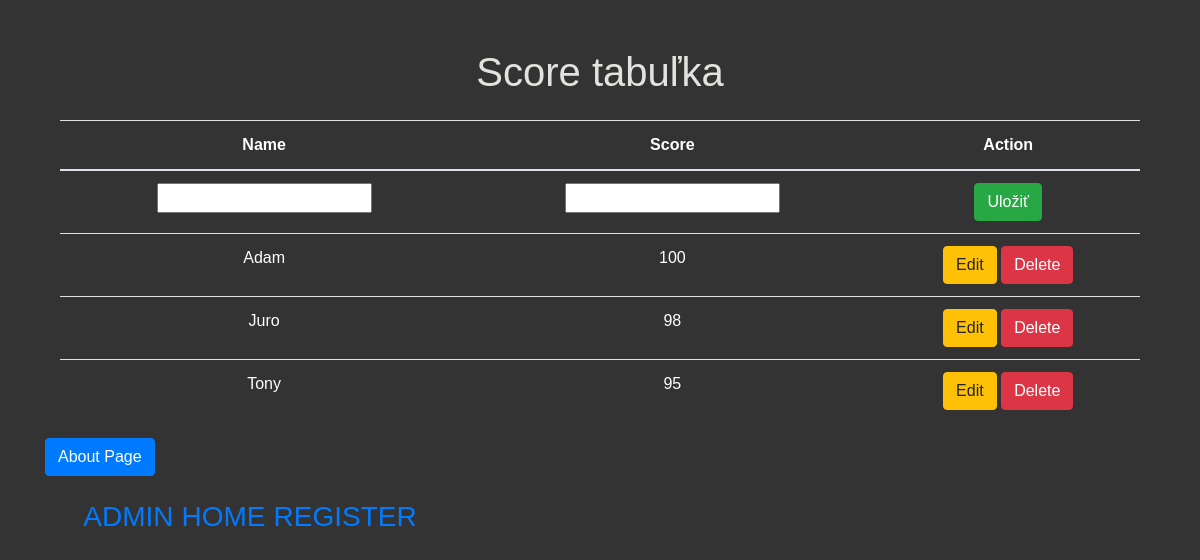
The app's page /, older data.
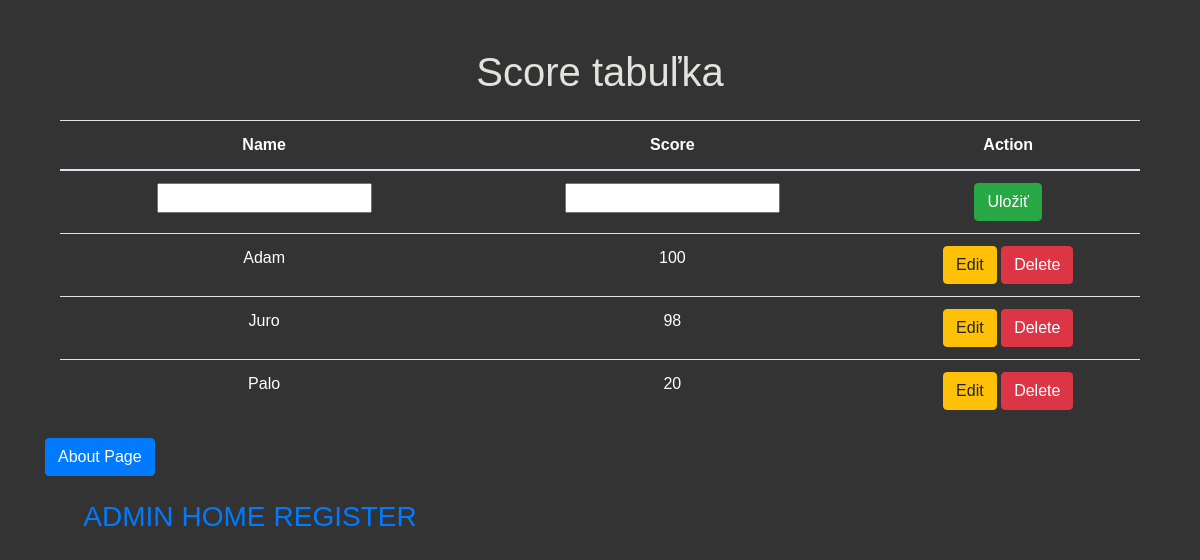
The same page, newer data.
### score/models.py (models this page shows, shortened)
class Score(models.Model):
    name = models.CharField(max_length=50)
    value = models.PositiveSmallIntegerField()
    class Meta:
        ordering = ['name']

### score/views.py (the view, shortened to what this page needs)
# urls.py: path('', views.index, name='index'),
def index(request):
    context = {}
    form = ScoreForm()
    scores = Score.objects.all()
    context['scores'] = scores
    context['title'] = 'Home'
    context['form'] = form
    return render(request, 'score/index.html', context)

### score/forms.py
class ScoreForm(forms.ModelForm):
    class Meta:
        model = Score
        fields = ['name', 'value']

### score/templates/score/index.html (shortened to what this page needs)
{% extends 'base.html' %}
{% block content %}
<div class="container text-center mt-5">
    <h1>Score tabuľka</h1>
    <form method="post" action="{% url 'index' %}">
        <table class="table mt-4">
            <thead>
                <tr>
                    <th scope="col-3" class="text-white">Name</th>
                    <th scope="col-3" class="text-white">Score</th>
                    <th scope="col-3" class="text-white">Action</th>
                </tr>
                {% if not form.instance.id %}
                    <tr>
                        {% include 'save.html' %}
                    </tr>
                {% endif %}
            </thead>
            <tbody>
                {% for score in scores %}
                    <tr>
                        {% if form.instance.id == score.id %}
                            {% include 'save.html' %}
                        {% else %}
                            <td class="text-white">{{ score.name }}</td>
                            <td class="text-white">{{ score.value }}</td>
                            <td>
                                <button class="btn btn-warning" formnovalidate name="edit" value="{{score.id}}">Edit</button>
                                <button class="btn btn-danger" formnovalidate name="delete" value="{{score.id}}">Delete</button>
                            </td>
                        {% endif %}
                    </tr>
                {% endfor %}
            </tbody>
        </table>
    </form>
</div>
    <a class="btn btn-primary" href="{% url 'about' %}">About Page</a>
</div>
{% endblock %}

Row changes from the older to the newer data that the page shows:
removed Score: name "Tony", value "95", {{ score.id }} 1 (drawn)
added Score: name "Palo", value "20", {{ score.id }} 4 (drawn)
